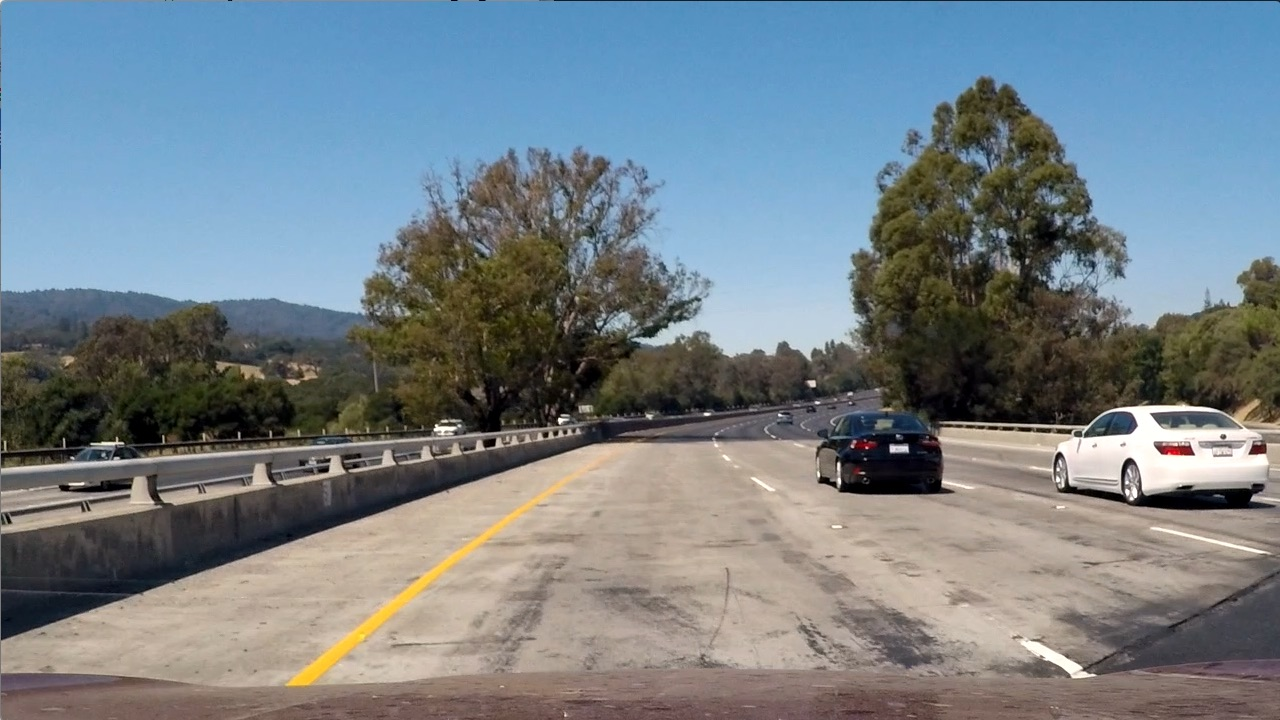
#> input picture test1.jpg, 1280 x 720 px
$ python -i videoLaneDetect.py   (imports and definitions only)   (older library calls are emulated)
#> lines starting #> are read from the running program, lines starting #| are printed output that depends on the picture; after the words box and inside, x2 and y2 are one past the last pixel; in counts of white or black regions, pixels touching at a corner belong together
#> further down, picture is the input picture: shape (720, 1280, 3); mean B, G, R 135.5, 128.7, 117.5
### edgeDetection.py
import cv2 # Import the OpenCV library to enable computer vision
import numpy as np # Import the NumPy scientific computing library

def binaryArray(array, thresh, value=0):
  # Return a 2D binary array in which all pixels are either 0 or 1

  if value == 0:
    binary = np.ones_like(array)

  else:
    binary = np.zeros_like(array)
    value = 1

  binary[(array >= thresh[0]) & (array <= thresh[1])] = value

  return binary

def blurGaussian(channel, ksize=3):
  # Implementation for Gaussian blur to reduce noise

  return cv2.GaussianBlur(channel, (ksize, ksize), 0)

def magThresh(image, sobelKernel=3, thresh=(0, 255)):
  # Implementation of Sobel edge detection

  sobelx = np.abs(sobel(image, orient='x', sobelKernel=sobelKernel))

  sobely = np.abs(sobel(image, orient='y', sobelKernel=sobelKernel))

  mag = np.sqrt(sobelx ** 2 + sobely ** 2)

  return binaryArray(mag, thresh)

def sobel(imgChannel, orient='x', sobelKernel=3):
  # Find edges that are aligned vertically and horizontally on the image

  if orient == 'x':
    sobel = cv2.Sobel(imgChannel, cv2.CV_64F, 1, 0, sobelKernel)

  if orient == 'y':
    sobel = cv2.Sobel(imgChannel, cv2.CV_64F, 0, 1, sobelKernel)

  return sobel

def threshold(channel, thresh=(128,255), threshType=cv2.THRESH_BINARY):
  # Apply a threshold to the input channel

  return cv2.threshold(channel, thresh[0], thresh[1], threshType)

### videoLaneDetect.py
import cv2 # Import the OpenCV library to enable computer vision
import numpy as np # Import the NumPy scientific computing library
import edgeDetection as edge # Handles the detection of lane lines
import matplotlib.pyplot as plt # Used for plotting and error checking
import sys # Used for path file in command
import re # Used to do some Regex

# Make sure the video file is in the same directory as your code
# filename = 'project_video.mp4'
# filename = 'challenge_video.mp4'
fileSize = (1280,720) # Assumes 1920x1080 mp4
scaleRatio = 1 # Option to scale to fraction of original size.

# Global variables
prevLeftx = None
prevLefty = None
prevRightx = None
prevRighty = None
prevLeftFit = []
prevRightFit = []

prevLeftx2 = None
prevLefty2 = None
prevRightx2 = None
prevRighty2 = None
prevLeftFit2 = []
prevRightFit2 = []

class videoLaneDetect:

  def __init__(self, origFrame):

    self.origFrame = origFrame

    self.laneLineMarkings = None

    self.warpedFrame = None
    self.transformationMatrix = None
    self.invTransformationMatrix = None

    self.origImageSize = self.origFrame.shape[::-1][1:]

    width = self.origImageSize[0]
    height = self.origImageSize[1]

    self.width = width    # 1280
    self.height = height  # 720

    # Four corners of the trapezoid-shaped region of interest

    # self.roiPoints = np.float32([
    #   (570,460),
    #   (213,684),
    #   (1120,680),
    #   (715,460)
    #  ])

    self.roiPoints = np.float32([
    #   (600,470), # Top-left corner
      (570,470), # Top-left corner
      (270,684), # Bottom-left corner
      (1100,680), # Bottom-right corner
      (720,470) # Top-right corner
    ])


    # After we perform perspective transformation.
    self.padding = int(0.25 * width)
    self.desiredRoiPoints = np.float32([
      [self.padding, 0], # Top-left corner
      [self.padding, self.origImageSize[1]], # Bottom-left corner
      [self.origImageSize[0]-self.padding, self.origImageSize[1]], # Bottom-right corner
      [self.origImageSize[0]-self.padding, 0] # Top-right corner
    ])

    self.histogram = None

    self.noOfWindows = 10
    self.margin = int((1/12) * width)
    self.minpix = int((1/24) * width)

    # Best fit lines for left and right of the lane
    self.leftFit = None
    self.rightFit = None
    self.leftLaneInds = None
    self.rightLaneInds = None
    self.ploty = None
    self.leftFitx = None
    self.rightFitx = None
    self.leftx = None
    self.rightx = None
    self.lefty = None
    self.righty = None

    # Pixel parameters for x and y dimensions
    self.YMPERPIX = 4.67 / 267 # meters per pixel in y dimension
    self.XMPERPIX = 2.08 / 143 # meters per pixel in x dimension

    # Radius of curvature and offset
    self.leftCurvem = None
    self.rightCurvem = None
    self.centerOffset = None

  # [314 lines left out: functions calculateCarPosition, calculateCurvature, calculateHistogram, displayCurvatureOffset, getLaneLinePreviousWindow, getLaneLineIndicesSlidingWindows, not called in this run]

  def getLineMarkings(self, frame=None, plot=False):
    # Get lane lines

#> called with plot = False
    if frame is None:
      frame = self.origFrame

    # Convert the video frame from BGR to HLS

    hls = cv2.cvtColor(frame, cv2.COLOR_BGR2HLS)
#> hls: shape (720, 1280, 3); mean of channels 0, 1, 2 60.2, 126.7, 74.4

    # Perform Sobel edge detection on the lightness channel
    _, sxbinary = edge.threshold(hls[:, :, 1], thresh=(10, 255))
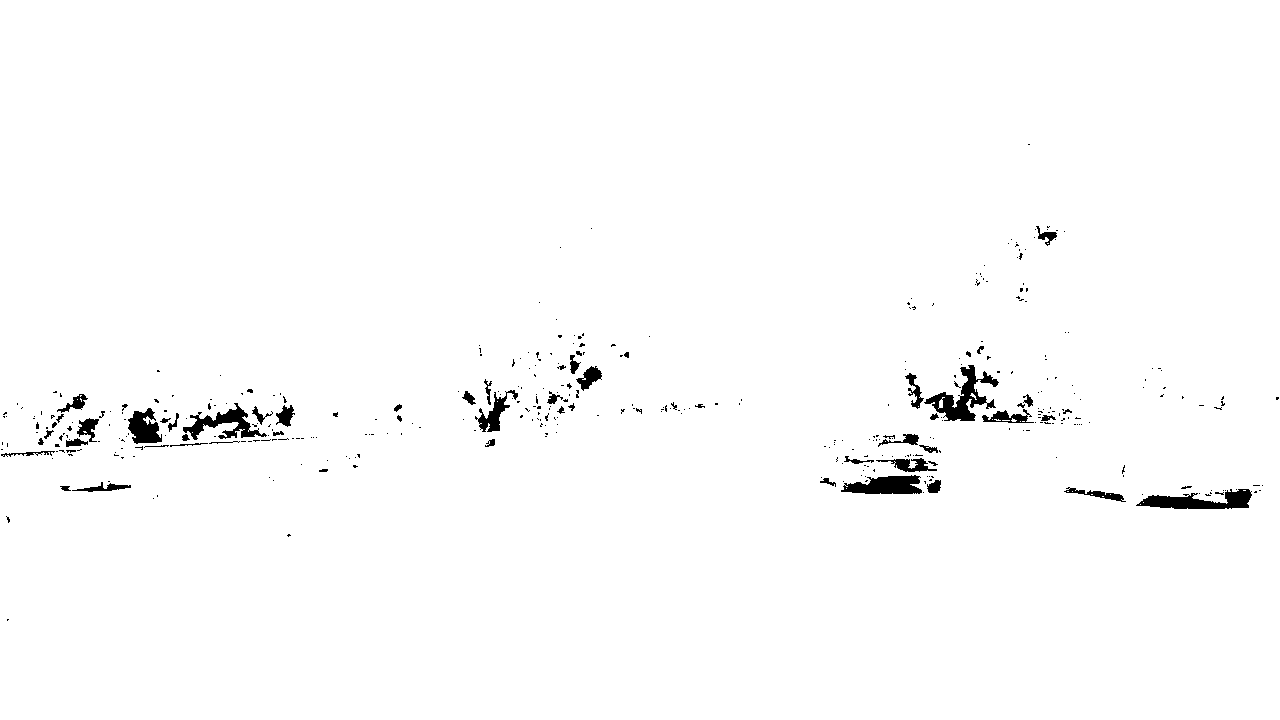
#> sxbinary: shape (720, 1280); 98.6% white; 403 black regions (340 under 20 px), largest, box (x1, y1, x2, y2) and area: (924, 365, 999, 421) 1456, (1136, 489, 1252, 509) 1288, (841, 475, 922, 494) 1096
    sxbinary = edge.blurGaussian(sxbinary, ksize=3)

    sxbinary = edge.magThresh(sxbinary, sobelKernel=3, thresh=(50, 255))
#> in sobel, `sobel = cv2.Sobel(imgChannel, cv2.CV_64F, 1, 0, sobelKernel)`:
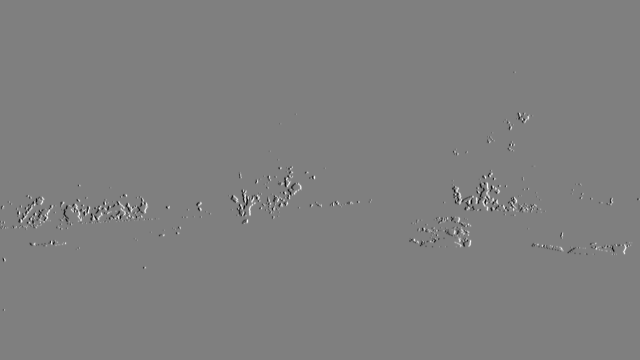
#> sobel: shape (720, 1280) float64 (shown at 1/2 size); min -764, max 764, mean 0; drawn with min black and max white


    # Perform binary thresholding on the saturation channel
    sChannel = hls[:, :, 2] # use only the saturation channel data
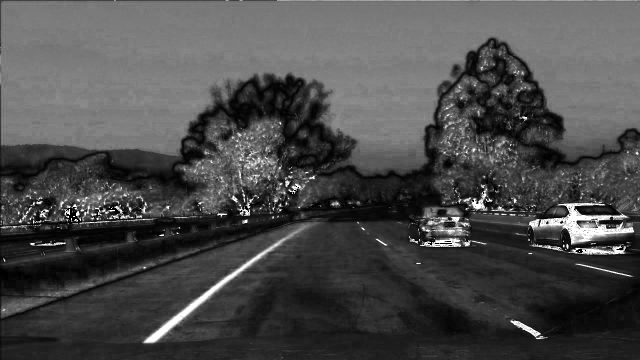
#> sChannel: shape (720, 1280) (shown at 1/2 size); min 0, max 255, mean 74.4
    _, sBinary = edge.threshold(sChannel, (6, 255))
#> sBinary: shape (720, 1280); 98.1% white; 817 black regions (672 under 20 px), largest, box (x1, y1, x2, y2) and area: (0, 451, 257, 476) 1239, (0, 534, 64, 592) 1040, (155, 464, 250, 490) 656

    # Perform binary thresholding on the red channel (yellow and white contain high red values)
    _, rThresh = edge.threshold(frame[:, :, 2], thresh=(180, 255))
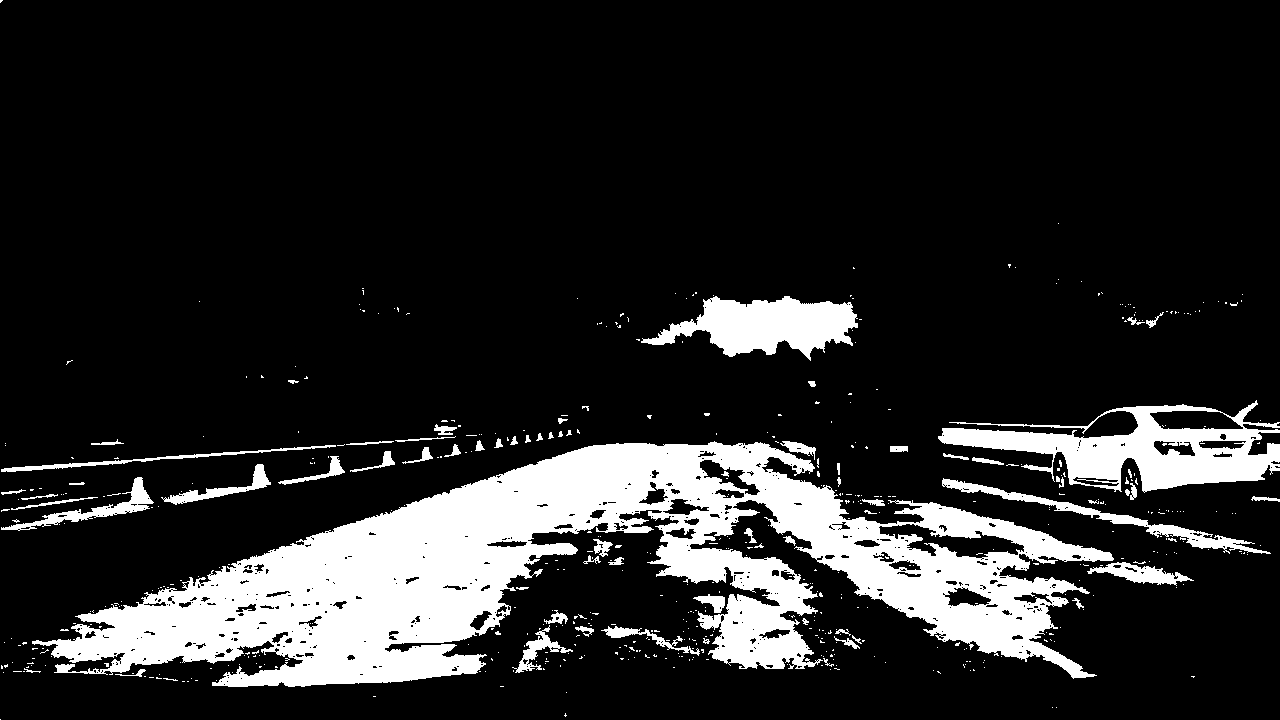
#> rThresh: shape (720, 1280); 15.5% white; 561 white regions (492 under 20 px), largest, box (x1, y1, x2, y2) and area: (32, 441, 1114, 687) 107052, (938, 400, 1280, 493) 13432, (641, 296, 858, 361) 7649

    # AND operation to reduce noise
    rsBinary = cv2.bitwise_and(sBinary, rThresh)
#> rsBinary: shape (720, 1280); 15.5% white; 569 white regions (498 under 20 px), largest, box (x1, y1, x2, y2) and area: (32, 441, 1114, 687) 107052, (938, 400, 1280, 493) 13384, (641, 296, 858, 357) 7604

    self.laneLineMarkings = cv2.bitwise_or(rsBinary, sxbinary.astype(np.uint8))

    if plot==True:
      cv2.imshow("Image", self.laneLineMarkings)
    return self.laneLineMarkings

  # [147 lines left out: functions histogramPeak, overlayLaneLines, perspectiveTransform, plotRoi, main, not called in this run]
# [2 lines not run here, left out]

>>> import cv2
>>> picture = cv2.imread('test1.jpg')
>>> result = videoLaneDetect(picture).getLineMarkings()

$ run again, on test2.jpg
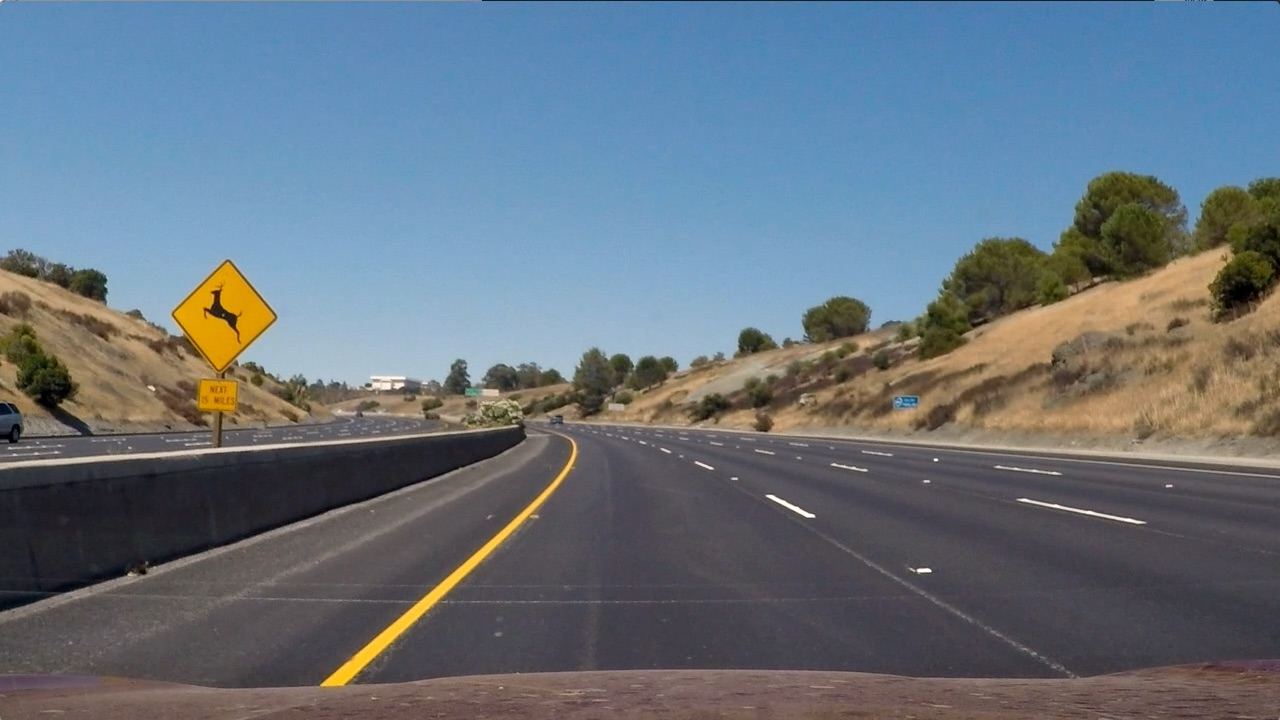
#> input picture test2.jpg, 1280 x 720 px
#> picture is the input picture: shape (720, 1280, 3); mean B, G, R 125.5, 114.6, 102.8
#> hls: shape (720, 1280, 3); mean of channels 0, 1, 2 86.2, 113.9, 64.8
#> in getLineMarkings, `_, sxbinary = edge.threshold(hls[:, :, 1], thresh=(10, 255))`:
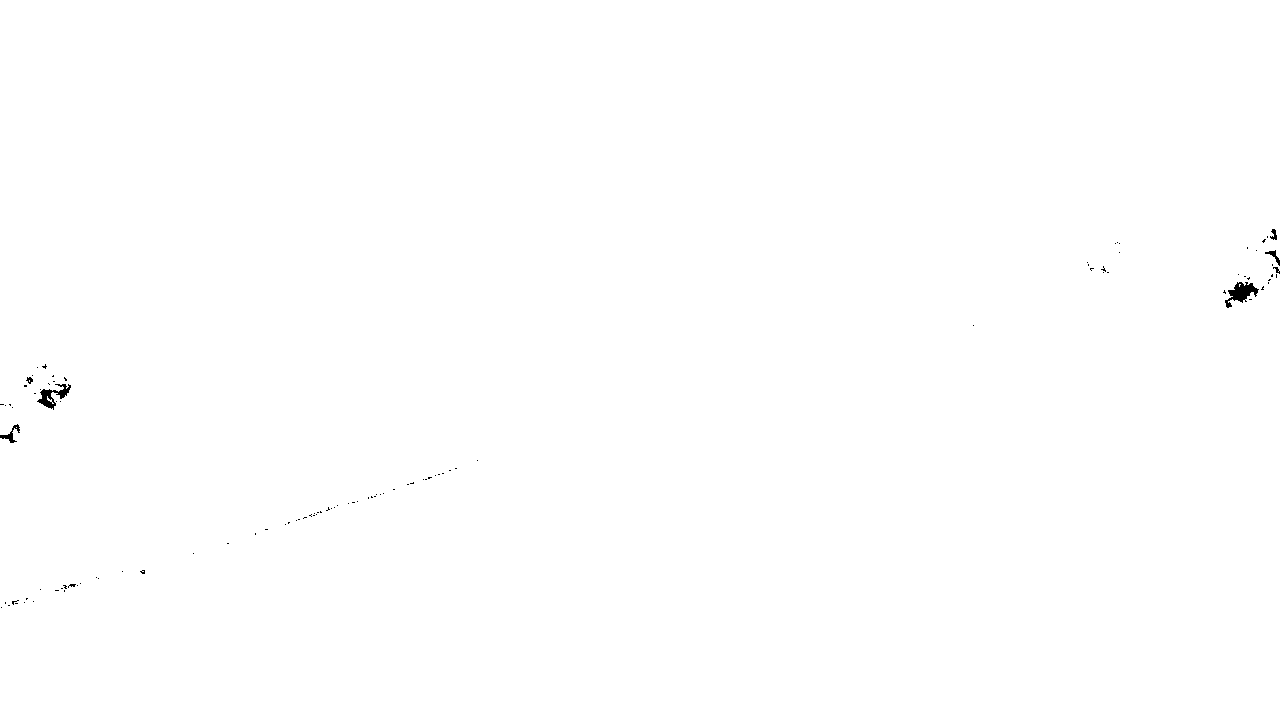
#> sxbinary: shape (720, 1280); 99.9% white; 109 black regions (102 under 20 px), largest, box (x1, y1, x2, y2) and area: (1225, 282, 1259, 308) 399, (37, 384, 71, 410) 325, (0, 424, 20, 443) 118
#> sBinary: shape (720, 1280); 98.3% white; 680 black regions (547 under 20 px), largest, box (x1, y1, x2, y2) and area: (140, 608, 248, 674) 2866, (0, 415, 64, 458) 732, (36, 624, 80, 650) 575
#> in getLineMarkings, `_, rThresh = edge.threshold(frame[:, :, 2], thresh=(180, 255))`:
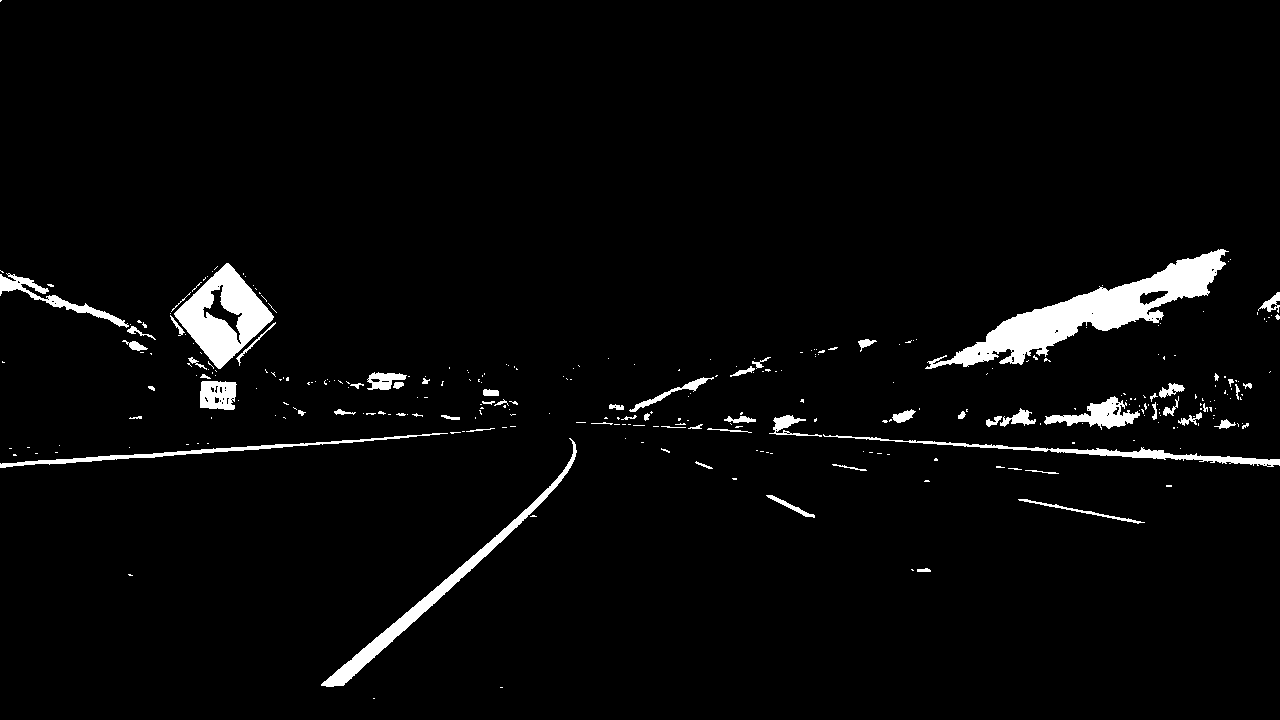
#> rThresh: shape (720, 1280); 3.3% white; 313 white regions (248 under 20 px), largest, box (x1, y1, x2, y2) and area: (925, 249, 1229, 369) 9421, (174, 263, 274, 369) 4946, (321, 438, 577, 687) 3376
